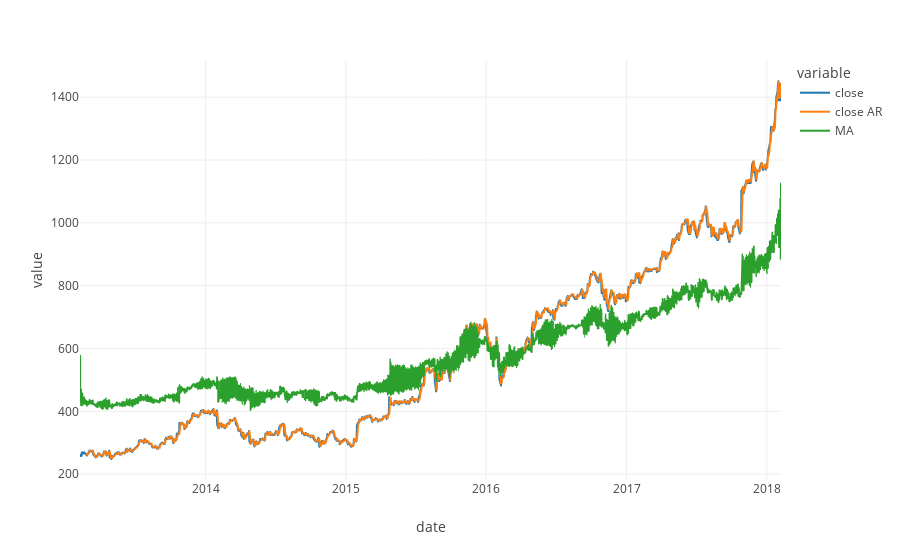

The notebook cell this image was saved under:
### Code cell
ilinechart(melted, "date", "value", groups="variable")

### Figure 1 — Plotly figure (JSON) as saved in the notebook; plotly's stock layout.template omitted (floating-point values rounded to 4 significant figures; data arrays with more than 128 entries replaced by an {"elided": "..."} marker saying what was removed)
{"data": [{"hovertemplate": "variable=close<br>date=%{x}<br>value=%{y}<extra></extra>", "legendgroup": "close", "line": {"color": "#1F77B4", "dash": "solid"}, "mode": "lines", "name": "close", "showlegend": true, "type": "scattergl", "x": {"elided": "1259 str values"}, "xaxis": "x", "y": {"elided": "1259 float values"}, "yaxis": "y"}, {"hovertemplate": "variable=close AR<br>date=%{x}<br>value=%{y}<extra></extra>", "legendgroup": "close AR", "line": {"color": "#FF7F0E", "dash": "solid"}, "mode": "lines", "name": "close AR", "showlegend": true, "type": "scattergl", "x": {"elided": "1259 str values"}, "xaxis": "x", "y": {"elided": "1259 float values"}, "yaxis": "y"}, {"hovertemplate": "variable=MA<br>date=%{x}<br>value=%{y}<extra></extra>", "legendgroup": "MA", "line": {"color": "#2CA02C", "dash": "solid"}, "mode": "lines", "name": "MA", "showlegend": true, "type": "scattergl", "x": {"elided": "1259 str values"}, "xaxis": "x", "y": {"elided": "1259 float values"}, "yaxis": "y"}], "layout": {"legend": {"title": {"text": "variable"}, "tracegroupgap": 0}, "margin": {"t": 60}, "title": {"x": 0.5}, "xaxis": {"anchor": "y", "domain": [0, 1], "title": {"text": "date"}}, "yaxis": {"anchor": "x", "domain": [0, 1], "title": {"text": "value"}}}}
